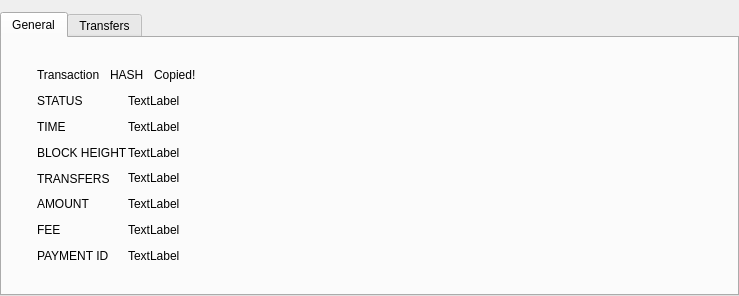
<?xml version="1.0" encoding="UTF-8"?>
<ui version="4.0">
 <class>TransactionDetailsDialog</class>
 <widget class="QDialog" name="TransactionDetailsDialog">
  <property name="geometry">
   <rect>
    <x>0</x>
    <y>0</y>
    <width>739</width>
    <height>296</height>
   </rect>
  </property>
  <property name="sizePolicy">
   <sizepolicy hsizetype="Fixed" vsizetype="Fixed">
    <horstretch>0</horstretch>
    <verstretch>0</verstretch>
   </sizepolicy>
  </property>
  <property name="minimumSize">
   <size>
    <width>0</width>
    <height>0</height>
   </size>
  </property>
  <property name="maximumSize">
   <size>
    <width>16777215</width>
    <height>16777215</height>
   </size>
  </property>
  <property name="windowTitle">
   <string>Transaction details</string>
  </property>
  <layout class="QVBoxLayout" name="verticalLayout_2">
   <property name="leftMargin">
    <number>0</number>
   </property>
   <property name="topMargin">
    <number>12</number>
   </property>
   <property name="rightMargin">
    <number>0</number>
   </property>
   <property name="bottomMargin">
    <number>0</number>
   </property>
   <item>
    <widget class="QTabWidget" name="m_transactionDetailsTabBar">
     <property name="currentIndex">
      <number>0</number>
     </property>
     <widget class="QWidget" name="m_transactionTab">
      <attribute name="title">
       <string>General</string>
      </attribute>
      <layout class="QVBoxLayout" name="verticalLayout" stretch="0,1">
       <property name="leftMargin">
        <number>35</number>
       </property>
       <property name="topMargin">
        <number>30</number>
       </property>
       <property name="rightMargin">
        <number>25</number>
       </property>
       <property name="bottomMargin">
        <number>25</number>
       </property>
       <item>
        <layout class="QHBoxLayout" name="horizontalLayout_2" stretch="0,0,1">
         <property name="spacing">
          <number>10</number>
         </property>
         <item>
          <widget class="WalletGui::WalletLargeBlackTextLabel" name="m_textLabel">
           <property name="text">
            <string>Transaction</string>
           </property>
           <property name="indent">
            <number>0</number>
           </property>
          </widget>
         </item>
         <item>
          <widget class="WalletGui::WalletLargeBlackTextLabel" name="m_hashLabel">
           <property name="cursor">
            <cursorShape>PointingHandCursor</cursorShape>
           </property>
           <property name="toolTip">
            <string>Click to copy</string>
           </property>
           <property name="text">
            <string>HASH</string>
           </property>
           <property name="indent">
            <number>0</number>
           </property>
           <property name="textInteractionFlags">
            <set>Qt::LinksAccessibleByMouse|Qt::TextSelectableByMouse</set>
           </property>
          </widget>
         </item>
         <item alignment="Qt::AlignLeft">
          <widget class="WalletGui::CopyMagicLabel" name="m_copyLabel">
           <property name="text">
            <string>Copied!</string>
           </property>
           <property name="indent">
            <number>0</number>
           </property>
          </widget>
         </item>
        </layout>
       </item>
       <item>
        <layout class="QGridLayout" name="gridLayout" columnstretch="0,1">
         <property name="leftMargin">
          <number>0</number>
         </property>
         <property name="rightMargin">
          <number>0</number>
         </property>
         <property name="spacing">
          <number>0</number>
         </property>
         <item row="0" column="0">
          <widget class="WalletGui::WalletNormalGrayTextLabel" name="m_statusTextLabel">
           <property name="text">
            <string>STATUS</string>
           </property>
           <property name="indent">
            <number>0</number>
           </property>
          </widget>
         </item>
         <item row="0" column="1">
          <widget class="WalletGui::WalletNormalBlackTextLabel" name="m_statusLabel">
           <property name="text">
            <string>TextLabel</string>
           </property>
           <property name="indent">
            <number>0</number>
           </property>
           <property name="textInteractionFlags">
            <set>Qt::LinksAccessibleByMouse|Qt::TextSelectableByMouse</set>
           </property>
          </widget>
         </item>
         <item row="1" column="0">
          <widget class="WalletGui::WalletNormalGrayTextLabel" name="m_timeTextLabel">
           <property name="text">
            <string>TIME</string>
           </property>
           <property name="indent">
            <number>0</number>
           </property>
          </widget>
         </item>
         <item row="1" column="1">
          <widget class="WalletGui::WalletNormalBlackTextLabel" name="m_timeLabel">
           <property name="text">
            <string>TextLabel</string>
           </property>
           <property name="indent">
            <number>0</number>
           </property>
           <property name="textInteractionFlags">
            <set>Qt::LinksAccessibleByMouse|Qt::TextSelectableByMouse</set>
           </property>
          </widget>
         </item>
         <item row="2" column="0">
          <widget class="WalletGui::WalletNormalGrayTextLabel" name="m_heightTextLabel">
           <property name="text">
            <string>BLOCK HEIGHT</string>
           </property>
           <property name="indent">
            <number>0</number>
           </property>
          </widget>
         </item>
         <item row="2" column="1">
          <widget class="WalletGui::WalletNormalBlackTextLabel" name="m_heightLabel">
           <property name="text">
            <string>TextLabel</string>
           </property>
           <property name="indent">
            <number>0</number>
           </property>
           <property name="textInteractionFlags">
            <set>Qt::LinksAccessibleByMouse|Qt::TextSelectableByMouse</set>
           </property>
          </widget>
         </item>
         <item row="3" column="0">
          <widget class="WalletGui::WalletNormalGrayTextLabel" name="m_toTextLabel">
           <property name="text">
            <string>TRANSFERS</string>
           </property>
           <property name="indent">
            <number>0</number>
           </property>
          </widget>
         </item>
         <item row="3" column="1">
          <widget class="WalletGui::WalletNormalBlackTextLabel" name="m_toLabel">
           <property name="text">
            <string>TextLabel</string>
           </property>
           <property name="indent">
            <number>0</number>
           </property>
           <property name="textInteractionFlags">
            <set>Qt::LinksAccessibleByMouse|Qt::TextSelectableByMouse</set>
           </property>
          </widget>
         </item>
         <item row="4" column="0">
          <widget class="WalletGui::WalletNormalGrayTextLabel" name="m_amountTextLabel">
           <property name="text">
            <string>AMOUNT</string>
           </property>
           <property name="indent">
            <number>0</number>
           </property>
          </widget>
         </item>
         <item row="4" column="1">
          <widget class="WalletGui::WalletNormalBlackTextLabel" name="m_amountLabel">
           <property name="text">
            <string>TextLabel</string>
           </property>
           <property name="indent">
            <number>0</number>
           </property>
           <property name="textInteractionFlags">
            <set>Qt::LinksAccessibleByMouse|Qt::TextSelectableByMouse</set>
           </property>
          </widget>
         </item>
         <item row="5" column="0">
          <widget class="WalletGui::WalletNormalGrayTextLabel" name="m_feeTextLabel">
           <property name="text">
            <string>FEE</string>
           </property>
           <property name="indent">
            <number>0</number>
           </property>
          </widget>
         </item>
         <item row="5" column="1">
          <widget class="WalletGui::WalletNormalBlackTextLabel" name="m_feeLabel">
           <property name="text">
            <string>TextLabel</string>
           </property>
           <property name="indent">
            <number>0</number>
           </property>
           <property name="textInteractionFlags">
            <set>Qt::LinksAccessibleByMouse|Qt::TextSelectableByMouse</set>
           </property>
          </widget>
         </item>
         <item row="6" column="0">
          <widget class="WalletGui::WalletNormalGrayTextLabel" name="m_paymentIdTextLabel">
           <property name="text">
            <string>PAYMENT ID</string>
           </property>
           <property name="indent">
            <number>0</number>
           </property>
          </widget>
         </item>
         <item row="6" column="1">
          <widget class="WalletGui::WalletNormalBlackTextLabel" name="m_paymentIdLabel">
           <property name="text">
            <string>TextLabel</string>
           </property>
           <property name="indent">
            <number>0</number>
           </property>
           <property name="textInteractionFlags">
            <set>Qt::LinksAccessibleByMouse|Qt::TextSelectableByMouse</set>
           </property>
          </widget>
         </item>
        </layout>
       </item>
      </layout>
     </widget>
     <widget class="QWidget" name="m_transfersTab">
      <attribute name="title">
       <string>Transfers</string>
      </attribute>
      <layout class="QVBoxLayout" name="verticalLayout_3">
       <property name="leftMargin">
        <number>25</number>
       </property>
       <property name="topMargin">
        <number>30</number>
       </property>
       <property name="rightMargin">
        <number>25</number>
       </property>
       <property name="bottomMargin">
        <number>25</number>
       </property>
       <item>
        <widget class="WalletGui::WalletTreeView" name="m_transfersView">
         <property name="frameShape">
          <enum>QFrame::NoFrame</enum>
         </property>
         <property name="alternatingRowColors">
          <bool>true</bool>
         </property>
         <property name="selectionMode">
          <enum>QAbstractItemView::NoSelection</enum>
         </property>
         <property name="textElideMode">
          <enum>Qt::ElideMiddle</enum>
         </property>
         <property name="verticalScrollMode">
          <enum>QAbstractItemView::ScrollPerPixel</enum>
         </property>
         <property name="rootIsDecorated">
          <bool>false</bool>
         </property>
         <property name="uniformRowHeights">
          <bool>true</bool>
         </property>
         <property name="itemsExpandable">
          <bool>false</bool>
         </property>
         <attribute name="headerStretchLastSection">
          <bool>false</bool>
         </attribute>
        </widget>
       </item>
      </layout>
     </widget>
    </widget>
   </item>
  </layout>
 </widget>
 <customwidgets>
  <customwidget>
   <class>WalletGui::WalletNormalGrayTextLabel</class>
   <extends>QLabel</extends>
   <header>Gui/Common/WalletTextLabel.h</header>
  </customwidget>
  <customwidget>
   <class>WalletGui::WalletTreeView</class>
   <extends>QTreeView</extends>
   <header>Gui/Common/WalletTreeView.h</header>
  </customwidget>
  <customwidget>
   <class>WalletGui::CopyMagicLabel</class>
   <extends>QLabel</extends>
   <header>Gui/Common/CopyMagicLabel.h</header>
  </customwidget>
  <customwidget>
   <class>WalletGui::WalletNormalBlackTextLabel</class>
   <extends>QLabel</extends>
   <header>Gui/Common/WalletTextLabel.h</header>
  </customwidget>
  <customwidget>
   <class>WalletGui::WalletLargeBlackTextLabel</class>
   <extends>QLabel</extends>
   <header>Gui/Common/WalletTextLabel.h</header>
  </customwidget>
 </customwidgets>
 <resources/>
 <connections/>
</ui>
